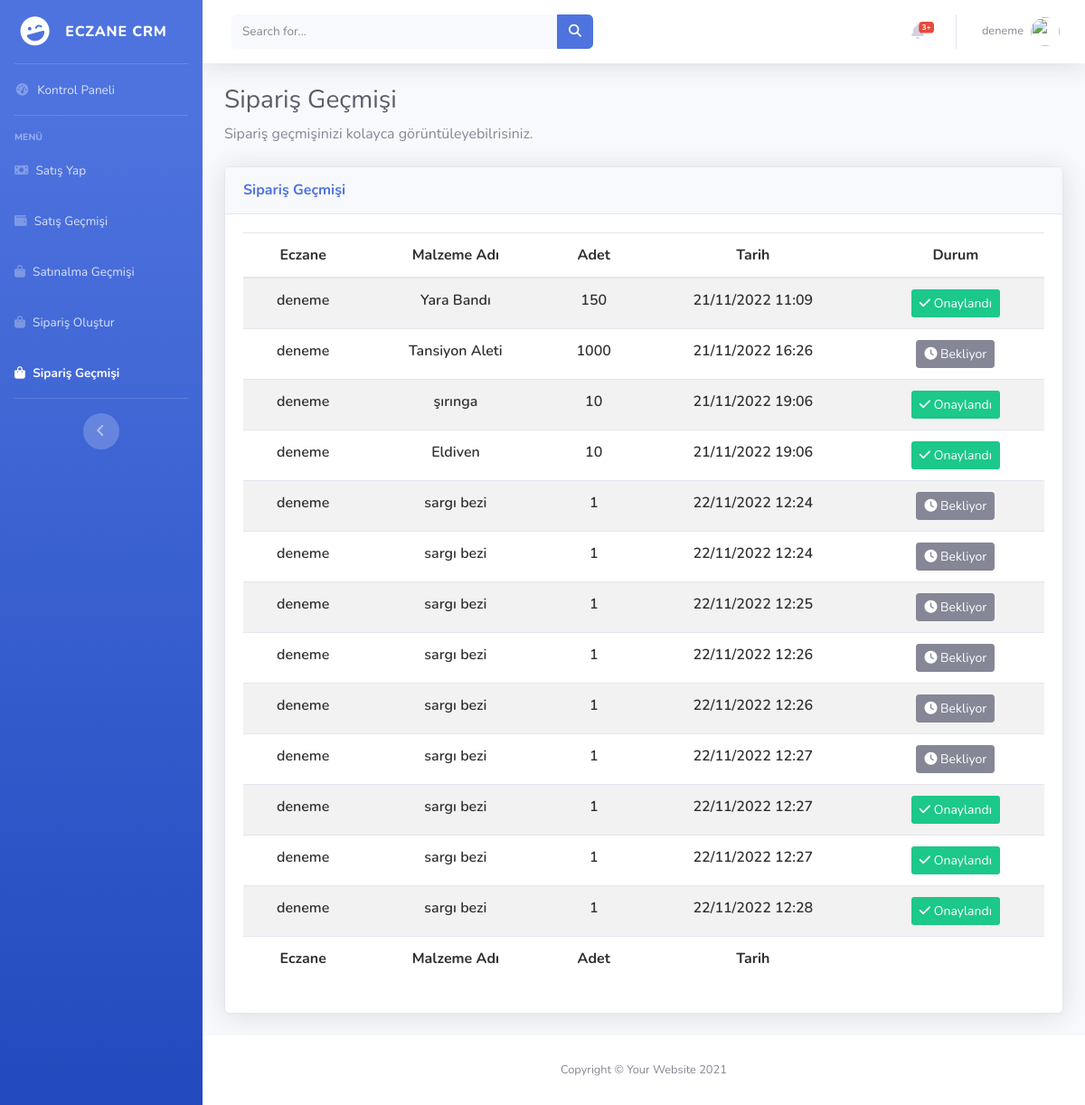
The page /order/history (signed in) on the database as committed earlier.
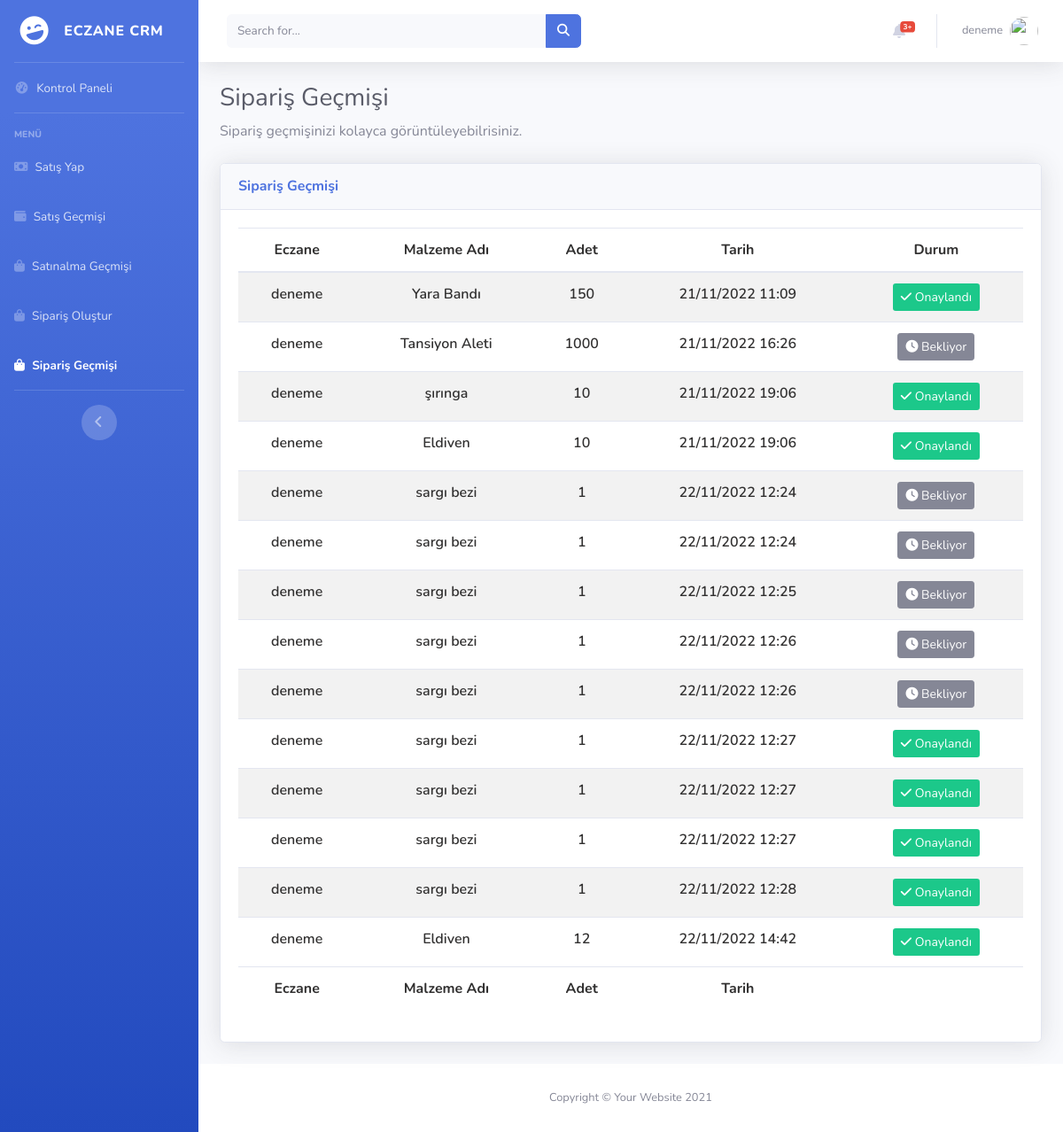
The same page on the database as committed later.
### items/models.py (models this page shows, shortened)
class Order(models.Model):
    user = models.ForeignKey(User, on_delete=models.CASCADE)
    item_name = models.ForeignKey(Items, on_delete=models.SET_NULL,null=True)
    quantity=models.DecimalField(max_digits=10,decimal_places=2)
    status=models.BooleanField(default=False)
    created_at = models.DateTimeField(auto_now_add=True,null=True,blank=True)
    updated_at = models.DateTimeField(auto_now=True,null=True,blank=True)

class Items(models.Model):
    item_name=models.CharField(max_length=60)
    quantity=models.DecimalField(max_digits=10,decimal_places=2)
    status=models.BooleanField(default=True)
    created_at = models.DateTimeField(auto_now_add=True,null=True,blank=True)
    updated_at = models.DateTimeField(auto_now=True,null=True,blank=True)
    def __str__(self):
        return self.item_name

### pharmacy/views.py (the view)
# urls.py: path("order/history",views.order_history,name="order_history"),
@login_required(login_url = "accounts:signin")
def order_history(request):
    items=Order.objects.filter(user=request.user)
    return render(request,"order_history.html",{"items":items})

### pharmacy/templates/order_history.html (shortened to what this page needs)
{% extends 'layout.html' %}
{% load static %}
{% block css %}
    <link href="https://cdn.datatables.net/1.12.1/css/dataTables.bootstrap5.min.css" rel="stylesheet"/>
    <link href="https://cdn.datatables.net/responsive/2.3.0/css/responsive.bootstrap5.min.css" rel="stylesheet" />
    <link href="https://cdn.datatables.net/buttons/2.2.3/css/buttons.dataTables.min.css" rel="stylesheet"/>
<link
  rel="stylesheet"
  href="https://cdnjs.cloudflare.com/ajax/libs/font-awesome/6.2.0/css/all.min.css"
/>
<link rel="stylesheet" href="{% static 'css/datatables_file.css'%}">
{% endblock  %}
{% block body %}
                <div class="container-fluid">
                    <h1 class="h3 mb-2 text-gray-800">Sipariş Geçmişi</h1>
                    <p class="mb-4">Sipariş geçmişinizi kolayca görüntüleyebilrisiniz.</p>
                    <div class="card shadow mb-4">
                        <div class="card-header py-3">
                            <h6 class="m-0 font-weight-bold text-primary"> Sipariş Geçmişi
                             </h6>
                        </div>
                        <div class="card-body">
                            <div class="table-responsive">
                                <table
                                id="example"
                                class="table table-striped nowrap"
                                style="width: 100%!important">
                                <thead>
                                    <tr>
                                      <th data-priority="1">Eczane</th>
                                      <th data-priority="2">Malzeme Adı</th>
                                      <th data-priority="3">Adet</th>
                                      <th data-priority="4">Tarih</th>
                                      <th data-priority="5">Durum</th>
                                    </tr>
                                  </thead>
                                  <tbody>
                                    {% for item in items %}
                                    <tr>
                                      <td>{{item.user}}</td>
                                      <td>{{item.item_name}}</td>
                                      <td>
                                        {{ item.quantity | stringformat:'d' }}
                                      </td>
                                      <td>
                                        {{item.created_at|date:"d/m/Y H:i"}}
                                      </td>
                                      <td>
                                        {% if item.status %}
                                        <div class="btn bg-success btn-sm text-white text-sm  p-1 px-2">
                                          <i class="fa fa-check" ></i>
                                          <span class="text-sm text-capitalize text-white ">Onaylandı</span>
                                        </div>
                                        {% else %}
                                        <div class="btn btn-secondary btn-sm text-white text-sm">
                                          <i class="fa fa-clock" ></i>
                                          <span class=" text-sm text-capitalize text-white ">Bekliyor</span>
                                        </div>
                                        {% endif %}
                                      </td>
                                    </tr>
                                    {% endfor %}
                                  </tbody>
                                  <tfoot>
                                    <tr >
                                      <th>Eczane</th>
                                      <th>Malzeme Adı</th>
                                      <th>Adet</th>
                                      <th>Tarih</th>
                                      <th></th>
                                    </tr>
                                  </tfoot>
                                </table>
                            </div>
                        </div>
                    </div>
                </div>
{% endblock  %}

Rows that differ between the two databases and show on the page:
changed Order (number 10 of 14 on the later page): status "Bekliyor" → "Onaylandı"
added Order: user "deneme", item_name "Eldiven", quantity "12", created_at "22/11/2022 14:42", status True (drawn)
